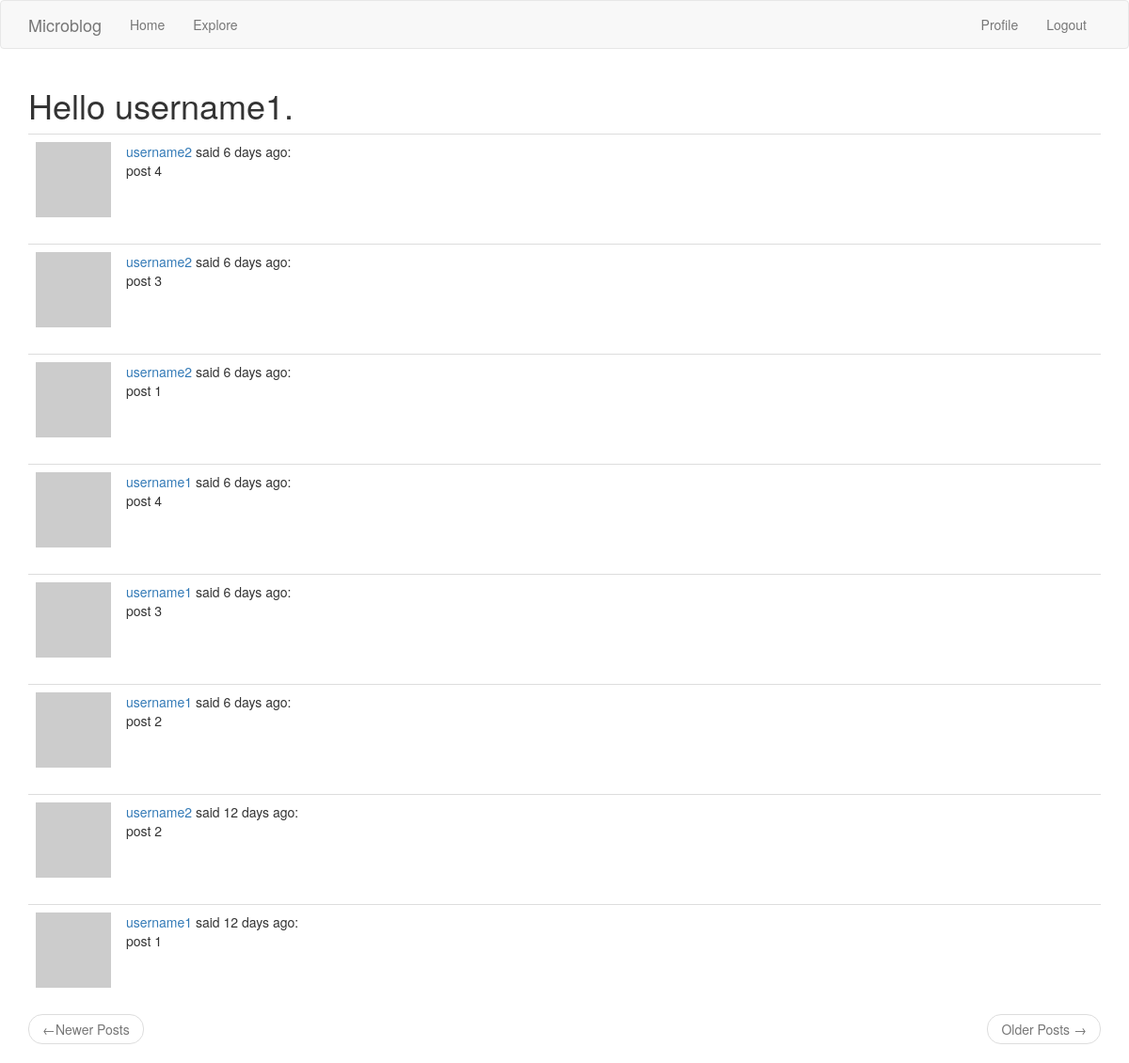
The page /explore (signed in) on the database its author committed.
### app/models.py (models this page shows, shortened)
class User(UserMixin, db.Model):
    id = db.Column(db.Integer, primary_key=True)
    username = db.Column(db.String(64), index=True, unique=True)
    email = db.Column(db.String(120), index=True, unique=True)
    password_hash = db.Column(db.String(128))
    about_me = db.Column(db.String(140))
    last_seen = db.Column(db.DateTime, default=datetime.utcnow)
    posts = db.relationship('Post', backref='author', lazy='dynamic')
    followed = db.relationship('User',
        secondary=followers,    # configures the association table that is used
        primaryjoin=(followers.c.follower_id == id),    # indicates the condition that links this to association table
        secondaryjoin=(followers.c.followed_id == id),  # indicates the condition that links other to association table
        backref=db.backref('followers', lazy='dynamic'),    # defines how the relationship will be accessed from this
        lazy='dynamic')
    def avatar(self, size):
        digest = md5(self.email.lower().encode('utf-8')).hexdigest()
        return 'https://www.gravatar.com/avatar/{}?d=identicon&s={}'.format(digest, size)

class Post(db.Model):
    id = db.Column(db.Integer, primary_key=True)
    body = db.Column(db.String(140))
    timestamp = db.Column(db.DateTime, index=True, default=datetime.utcnow)
    user_id = db.Column(db.Integer, db.ForeignKey('user.id'))

### app/routes.py (the view)
@application.route('/explore')
@login_required
def explore():
    page = request.args.get('page', 1, type=int)
    posts = Post.query.order_by(Post.timestamp.desc()).paginate(
        page, application.config['POSTS_PER_PAGE'], False)
    next_url = url_for('index', page=posts.next_num) if posts.has_next else None
    prev_url = url_for('index', page=posts.prev_num) if posts.has_prev else None
    return render_template('index.html', title='Explore', posts=posts.items, next_url=next_url, prev_url=prev_url)

### app/models.py (called while the page is built)
@login.user_loader
def load_user(id):
    return User.query.get(int(id))

### app/routes.py (called while the page is built)
@application.before_request     # to be executed right before the view function
def before_request():
    if current_user.is_authenticated:
        current_user.last_seen = datetime.utcnow()  # current_user identified from loader in models.py
        db.session.commit()

### app/templates/index.html (shortened to what this page needs)
{% extends "base.html" %}
{% import "bootstrap/wtf.html" as wtf %}
{% block app_content %}
    <h1>Hello {{ current_user.username }}.</h1>
    {% for post in posts %}
        {% include '_post.html' %}
    {% endfor %}
    <nav aria-label="...">
        <ul class="pager">
            <li class="previous{% if not prev_url %} disabled{% endif %}">
                <a href="{{ prev_url or '#' }}">
                    <span aria-hidden="true">&larr;</span>Newer Posts
                </a>
            </li>
            <li class="next{% if not next_url %} disabled {% endif %}">
                <a href="{{ next_url or '#' }}">
                    Older Posts <span aria-hidden="true">&rarr;</span>
                </a>
            </li>
        </ul>
    </nav>
{% endblock %}

### app/templates/_post.html
<table class="table table-hover">
    <tr>
        <td width="70px">
            <a href="{{ url_for('user', username=post.author.username) }}">
                <img src="{{ post.author.avatar(70) }}" alt="Post Author Avatar">
            </a>
        </td>
        <td>
            <a href="{{ url_for('user', username=post.author.username) }}">
                {{ post.author.username }}
            </a>
            said {{ moment(post.timestamp).fromNow() }}:
            <br>
            {{ post.body }}
        </td>
    </tr>
</table>

### rows shown on the page
User: username "username1"
Post: author.username "username2", timestamp "6 days ago", body "post 4"
Post: author.username "username2", timestamp "6 days ago", body "post 3"
Post: author.username "username2", timestamp "6 days ago", body "post 1"
Post: author.username "username1", timestamp "6 days ago", body "post 4"
Post: author.username "username1", timestamp "6 days ago", body "post 3"
Post: author.username "username1", timestamp "6 days ago", body "post 2"
Post: author.username "username2", timestamp "12 days ago", body "post 2"
Post: author.username "username1", timestamp "12 days ago", body "post 1"
